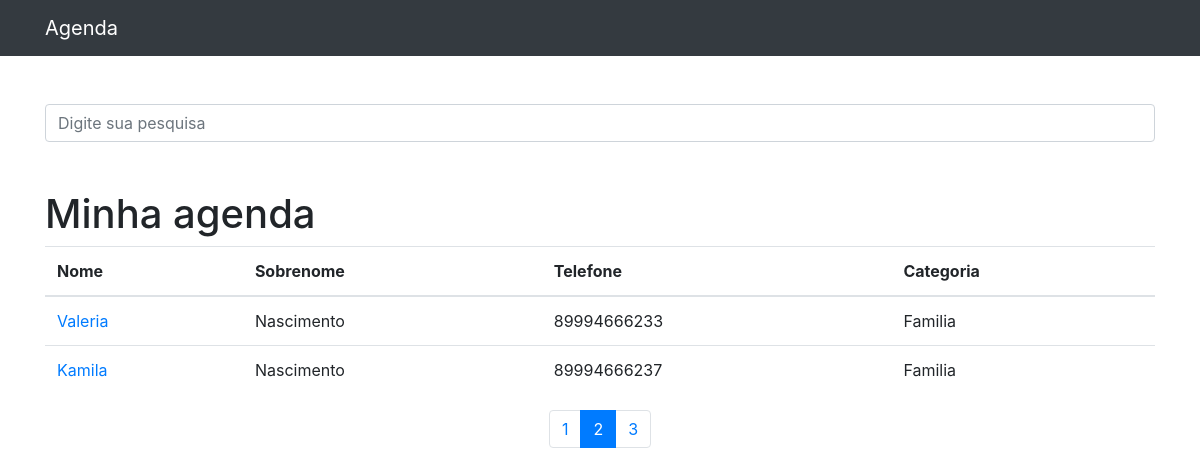
Screenshot of /?p=2&termo= with the database file from the repository.
### contatos/models.py (models this page shows)
class Contato(models.Model):
    nome = models.CharField(max_length= 255)
    sobrenome = models.CharField(max_length= 255, blank = True)
    telefone = models.CharField(max_length= 255)
    email = models.CharField(max_length= 255, blank = True)
    data_criacao = models.DateTimeField(default = timezone.now)
    descricao = models.TextField(blank= True)
    categoria = models.ForeignKey(Categoria, on_delete= models.DO_NOTHING)
    mostrar = models.BooleanField(default=True)
    foto= models.ImageField(blank=True, upload_to='fotos/%Y/%m/%d')

class Categoria(models.Model):
    nome = models.CharField(max_length= 255)
    def __str__(self):
        return self.nome

### contatos/views.py (the view)
# urls.py: path('', views.index, name='index'),
def index(request):
    contatos = Contato.objects.order_by('-id').filter(
        mostrar=True
    )
    paginator = Paginator(contatos, 2)
    page = request.GET.get('p')
    contatos = paginator.get_page(page)
    return render(request, 'contatos/index.html',{
        'contatos': contatos
    })

### contatos/templates/contatos/index.html
{% extends 'base.html'%}
{%block conteudo %}
<h1 class="mt-5">Minha agenda</h1>
        <table class="table">
          <thead>
            <tr>
              <th>Nome</th>
              <th>Sobrenome</th>
              <th>Telefone</th>
              <th>Categoria</th>
            </tr>
          </thead>
          <tbody>
            {% for contato in contatos%}
                <tr>
                  <td>
                    <a href="{% url 'ver_contato' contato.id %}"> {{ contato.nome}} </a>
                  </td>
                  <td>{{ contato.sobrenome}}</td>
                  <td>{{ contato.telefone}}</td>
                  <td>{{ contato.categoria}}</td>
                </tr>
            {% endfor%}
                </tbody>
              </table>
              <nav aria-label="Page navigation example">
                <ul class="pagination justify-content-center">
                  {% for pagina in contatos.paginator.page_range%}
                    {% if contatos.number == pagina %}
                      <li class="page-item active">
                        <a class="page-link" href="?p={{ pagina }}&termo={{ request.GET.termo }}">{{ pagina }}</a>
                      </li>
                    {% else %}
                      <li class="page-item ">
                        <a class="page-link" href="?p={{ pagina }}&termo={{ request.GET.termo }}">{{ pagina }}</a>
                      </li>
                    {% endif %}
                  {% endfor %}
                </ul>
              </nav>
{%endblock %}

### rows the page displays
Contato: nome "Valeria", sobrenome "Nascimento", telefone "89994666233", categoria "Familia"
Contato: nome "Kamila", sobrenome "Nascimento", telefone "89994666237", categoria "Familia"

### other values shown
{{ pagina }} "1" "3"
{{ pagina }} "2"
